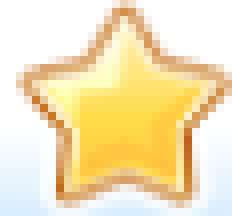
#> input picture pictures/customers/adventure.png, 29 x 27 px, given in place of done.png, which was not available (shown 8 times larger)
$ python code.py   (Python 2 division)
#> lines starting #> are read from the running program, lines starting #| are printed output that depends on the picture; pictures that were not available may be replaced by others from this repository, and a replacement may not be noted
import pyautogui
import os
import cv2
import time
import random

"""
Works on OSX, any browser, any resolution. Use the "template_match" function of OpenCV to find the subpicture
Should work on windows. But I haven't tried
"""
customers = [
    "adventure.png",
    "buy.png",
    "hunter-1.png",
    "hunter-2.png",
    "knight-1.png",
    "knight-2.png",
    "illusionist-1.png",
    "illusionist-2.png",
    "bard-1.png",
    "bard-2.png",
    "musketeer-1.png",
    "musketeer-2.png",
    "mercenary-2.png",
    "barbarian-1.png",
    "barbarian-2.png",
    "barbarian-3.png",
    "evoker-1.png",
    "evoker-2.png",
    "engineer-1.png",
    "engineer-2.png",
    "engineer-3.png",
    "guard-1.png",
    "guard-2.png",
    "guard-3.png",
    "healer-1.png",
    "healer-2.png",
    "mercenary-1.png",
    "mercenary-3.png",
    "thief-1.png",
    "thief-2.png",
    "thief-3.png",
    "thief-4.png",
    "monk-1.png",
    "monk-2.png"
]

employees = [
    "waiting.png",
    "waiting-2.png",
    "coffee.png",
    "shopkeeper_woman-1.png",
    "leather-worker-1.png",
    "leather-worker-2.png",
    "carpenter-2.png",
    "blacksmith-1.png",
    "blacksmith-2.png",
    "tailor-1.png",
    "tailor-2.png",
    "armorer-1.png",
    "armorer-2.png",
    "druid-1.png",
    "druid-2.png"
]

customerInteractions = [
    "buy-sell.png",
    "suggest.png",
    "wait.png"
]

employeeInteractions = [
    "zero.png",
    "one.png",
    "lv3.png",
    "lv2.png"
]

suggestActions = [
    "lv3.png",
    "lv2.png",
    "lv1.png"
]

startActions = [
    "ok.png",
    "ok-2.png",
    "next.png",
    "open.png",
    "cancel.png",
    "cancel-2.png",
    "cancel-3.png",
    "done.png",
    "refuse.png"
]

# [66 lines left out: functions makeEmployeeAction, makeSuggestAction, makeCustomerAction, getCustomer, getEmployee, not called in this run]

def startAction():
    random.shuffle(startActions)
    for action in startActions:
        print "trying action : " + action

        coord = analysePicture(os.getcwd() + '/pictures/actions/' + action, os.getcwd() + '/temp/my_screenshot2.png', 0.8)

        if coord != (0, 0):
            pyautogui.click(coord)
            print "Day started!"
            return True
    return False

def analysePicture(picture, template_img, similarity):
#> called with picture = 'pictures/actions/done.png', template_img = 'temp/my_screenshot2.png', similarity = 0.8
    img = cv2.imread(picture,0)
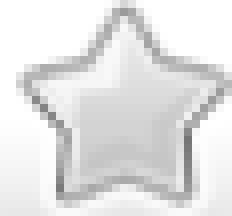
#> img: shape (27, 29) (shown 8 times larger); min 117, max 255, mean 227.7
    template = cv2.imread(template_img,0)
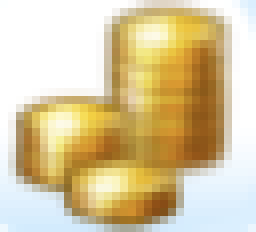
#> input picture pictures/customers/buy.png, 32 x 29 px, given in place of my_screenshot2.png, which was not available (shown 8 times larger)
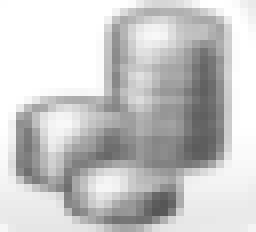
#> template: shape (29, 32) (shown 8 times larger); min 87, max 255, mean 200.6
    method = eval('cv2.TM_CCOEFF_NORMED')

    # Apply template Matching
    res = cv2.matchTemplate(img,template,method)
#> res = [[0.268, 0.312, 0.307, 0.309], [0.259, 0.298, 0.273, 0.257], [0.258, 0.292, 0.269, 0.248]]
    min_val, max_val, min_loc, max_loc = cv2.minMaxLoc(res)
#> min_val = 0.248; max_val = 0.312; min_loc = (3, 2); max_loc = (1, 0)

    if max_val < similarity:
        return (0,0)
    else:
        return max_loc

def play():
    im = pyautogui.screenshot()
    im.save(os.getcwd() + '/temp/my_screenshot2.png')

    if startAction() == False:
        if getEmployee():
            time.sleep(1.5)
            im = pyautogui.screenshot()
            im.save(os.getcwd() + '/temp/my_screenshot2.png')
            makeEmployeeAction()
            time.sleep(1.5)
        else:
            if getCustomer():
                time.sleep(1.5)
                im = pyautogui.screenshot()
                im.save(os.getcwd() + '/temp/my_screenshot2.png')
                if makeCustomerAction() == "suggest":
                    time.sleep(1.5)
                    im = pyautogui.screenshot()
                    im.save(os.getcwd() + '/temp/my_screenshot2.png')
                    makeSuggestAction()
                    time.sleep(2)
                else:
                    time.sleep(2)

def main():
    while True :
        play()


if __name__ == '__main__':
#> (the run stopped early here; a loop or call above may not have finished)
